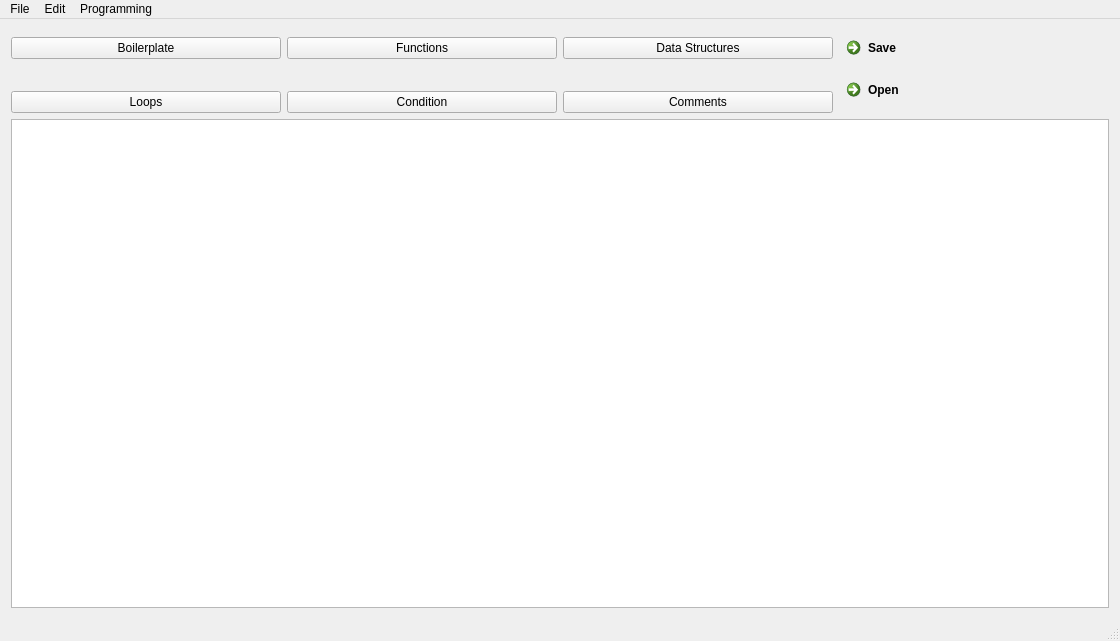
<?xml version="1.0" encoding="UTF-8"?>
<ui version="4.0">
 <class>display</class>
 <widget class="QMainWindow" name="display">
  <property name="geometry">
   <rect>
    <x>0</x>
    <y>0</y>
    <width>1120</width>
    <height>641</height>
   </rect>
  </property>
  <property name="windowTitle">
   <string>display</string>
  </property>
  <widget class="QWidget" name="centralWidget">
   <layout class="QGridLayout" name="gridLayout">
    <item row="0" column="0">
     <widget class="QPushButton" name="bpB">
      <property name="toolTip">
       <string>&lt;html&gt;&lt;head/&gt;&lt;body&gt;&lt;p&gt;Generate a working program&lt;/p&gt;&lt;/body&gt;&lt;/html&gt;</string>
      </property>
      <property name="text">
       <string>Boilerplate</string>
      </property>
     </widget>
    </item>
    <item row="0" column="2">
     <widget class="QPushButton" name="dataStructs">
      <property name="toolTip">
       <string>&lt;html&gt;&lt;head/&gt;&lt;body&gt;&lt;p&gt;Types and data structures&lt;/p&gt;&lt;/body&gt;&lt;/html&gt;</string>
      </property>
      <property name="text">
       <string>Data Structures</string>
      </property>
     </widget>
    </item>
    <item row="0" column="3">
     <widget class="QCommandLinkButton" name="saveButton">
      <property name="toolTip">
       <string>&lt;html&gt;&lt;head/&gt;&lt;body&gt;&lt;p&gt;Write the buffer&lt;/p&gt;&lt;/body&gt;&lt;/html&gt;</string>
      </property>
      <property name="text">
       <string>Save</string>
      </property>
     </widget>
    </item>
    <item row="2" column="2">
     <widget class="QPushButton" name="commentB">
      <property name="toolTip">
       <string>&lt;html&gt;&lt;head/&gt;&lt;body&gt;&lt;p&gt;Text ignored by the compiler&lt;/p&gt;&lt;/body&gt;&lt;/html&gt;</string>
      </property>
      <property name="text">
       <string>Comments</string>
      </property>
     </widget>
    </item>
    <item row="2" column="1">
     <widget class="QPushButton" name="conditionB">
      <property name="toolTip">
       <string>&lt;html&gt;&lt;head/&gt;&lt;body&gt;&lt;p&gt;Fork the path of a program at a specified condition&lt;/p&gt;&lt;/body&gt;&lt;/html&gt;</string>
      </property>
      <property name="text">
       <string>Condition</string>
      </property>
     </widget>
    </item>
    <item row="2" column="0">
     <widget class="QPushButton" name="loopB">
      <property name="toolTip">
       <string>&lt;html&gt;&lt;head/&gt;&lt;body&gt;&lt;p&gt;Repeat code until a condition is met&lt;/p&gt;&lt;/body&gt;&lt;/html&gt;</string>
      </property>
      <property name="text">
       <string>Loops</string>
      </property>
     </widget>
    </item>
    <item row="0" column="1">
     <widget class="QPushButton" name="fB">
      <property name="toolTip">
       <string>&lt;html&gt;&lt;head/&gt;&lt;body&gt;&lt;p&gt;Split a larger problem up&lt;/p&gt;&lt;/body&gt;&lt;/html&gt;</string>
      </property>
      <property name="text">
       <string>Functions</string>
      </property>
     </widget>
    </item>
    <item row="4" column="0" colspan="4">
     <widget class="QTextEdit" name="code"/>
    </item>
    <item row="1" column="3" rowspan="2">
     <widget class="QCommandLinkButton" name="openButton">
      <property name="toolTip">
       <string>&lt;html&gt;&lt;head/&gt;&lt;body&gt;&lt;p&gt;Open a file&lt;/p&gt;&lt;/body&gt;&lt;/html&gt;</string>
      </property>
      <property name="text">
       <string>Open</string>
      </property>
     </widget>
    </item>
   </layout>
  </widget>
  <widget class="QMenuBar" name="menuBar">
   <property name="geometry">
    <rect>
     <x>0</x>
     <y>0</y>
     <width>1120</width>
     <height>22</height>
    </rect>
   </property>
   <widget class="QMenu" name="menuFile">
    <property name="title">
     <string>File</string>
    </property>
    <addaction name="actionSave"/>
    <addaction name="actionOpen"/>
    <addaction name="actionQuit"/>
   </widget>
   <widget class="QMenu" name="menuProgramming">
    <property name="title">
     <string>Programming</string>
    </property>
    <addaction name="actionBoil"/>
    <addaction name="actionLoops"/>
    <addaction name="actionFunctions"/>
    <addaction name="actionCondition"/>
    <addaction name="actionData"/>
    <addaction name="actionComments"/>
   </widget>
   <widget class="QMenu" name="menuEdit">
    <property name="title">
     <string>Edit</string>
    </property>
    <addaction name="actionCopy"/>
    <addaction name="actionPaste"/>
   </widget>
   <addaction name="menuFile"/>
   <addaction name="menuEdit"/>
   <addaction name="menuProgramming"/>
  </widget>
  <widget class="QStatusBar" name="statusBar"/>
  <action name="actionSave">
   <property name="text">
    <string>Save</string>
   </property>
   <property name="shortcut">
    <string>Ctrl+S</string>
   </property>
  </action>
  <action name="actionOpen">
   <property name="text">
    <string>Open</string>
   </property>
   <property name="shortcut">
    <string>Ctrl+O</string>
   </property>
  </action>
  <action name="actionBoil">
   <property name="text">
    <string>Boil</string>
   </property>
  </action>
  <action name="actionLoops">
   <property name="text">
    <string>Loops</string>
   </property>
  </action>
  <action name="actionFunctions">
   <property name="text">
    <string>Functions</string>
   </property>
  </action>
  <action name="actionCondition">
   <property name="text">
    <string>Condition</string>
   </property>
  </action>
  <action name="actionData">
   <property name="text">
    <string>Data</string>
   </property>
  </action>
  <action name="actionComments">
   <property name="text">
    <string>Comments</string>
   </property>
  </action>
  <action name="actionQuit">
   <property name="text">
    <string>Quit</string>
   </property>
   <property name="shortcut">
    <string>Ctrl+Q</string>
   </property>
  </action>
  <action name="actionCopy">
   <property name="text">
    <string>Copy</string>
   </property>
  </action>
  <action name="actionPaste">
   <property name="text">
    <string>Paste</string>
   </property>
  </action>
 </widget>
 <layoutdefault spacing="6" margin="11"/>
 <resources/>
 <connections/>
</ui>
